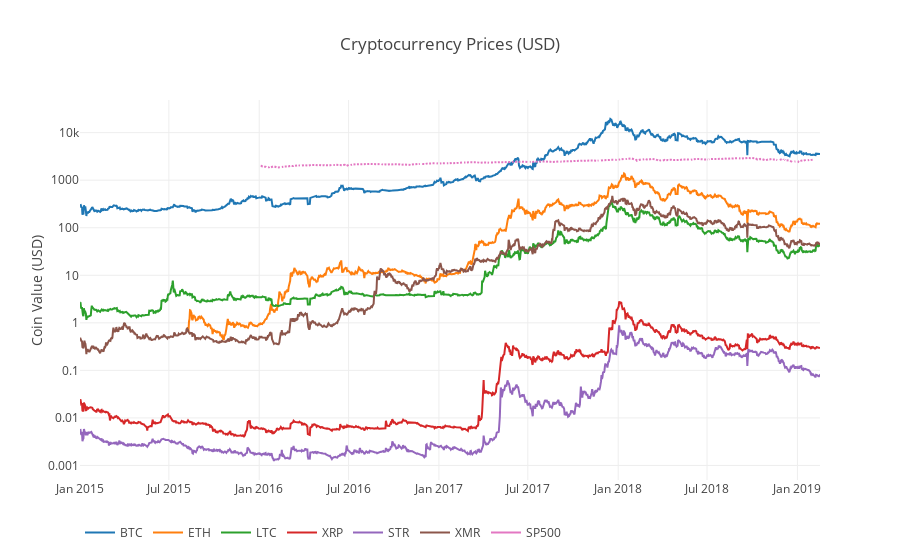

Notebook code cell kept with this figure:
### Code cell
# Chart all of the assets
df_scatter(close_price_df, 'Cryptocurrency Prices (USD)', seperate_y_axis=False, y_axis_label='Coin Value (USD)', scale='log')

### Figure 1 — Plotly figure (JSON) as saved in the notebook; plotly's stock layout.template omitted (floating-point values rounded to 4 significant figures; data arrays with more than 128 entries replaced by an {"elided": "..."} marker saying what was removed)
{"data": [{"name": "BTC", "type": "scatter", "uid": "d6f2a8d6-b7b3-4f21-9e88-ea3b77ffd65f", "visible": true, "x": {"elided": "1509 str values"}, "y": {"elided": "1509 float values"}}, {"name": "ETH", "type": "scatter", "uid": "05bfe85c-c804-4eaa-8e2d-ab4a78db2af6", "visible": true, "x": {"elided": "1509 str values"}, "y": {"elided": "1509 float values"}}, {"name": "LTC", "type": "scatter", "uid": "ced1d883-8bca-4728-aa3f-2b3b9eb14e56", "visible": true, "x": {"elided": "1509 str values"}, "y": {"elided": "1509 float values"}}, {"name": "XRP", "type": "scatter", "uid": "143ea2b7-6709-4107-8129-271d24fb1d2c", "visible": true, "x": {"elided": "1509 str values"}, "y": {"elided": "1509 float values"}}, {"name": "STR", "type": "scatter", "uid": "ead0a0a7-0124-40cd-8313-e4b1602f4f5f", "visible": true, "x": {"elided": "1509 str values"}, "y": {"elided": "1509 float values"}}, {"name": "XMR", "type": "scatter", "uid": "67dfacf2-72e1-4723-8995-366c6d67456a", "visible": true, "x": {"elided": "1509 str values"}, "y": {"elided": "1509 float values"}}, {"name": "SP500", "type": "scatter", "uid": "c1171500-8e7a-452c-aa03-af564523a62c", "visible": true, "x": {"elided": "1509 str values"}, "y": {"elided": "1509 float values"}}], "layout": {"legend": {"orientation": "h"}, "title": {"text": "Cryptocurrency Prices (USD)"}, "xaxis": {"type": "date"}, "yaxis": {"showticklabels": true, "title": {"text": "Coin Value (USD)"}, "type": "log"}}}
